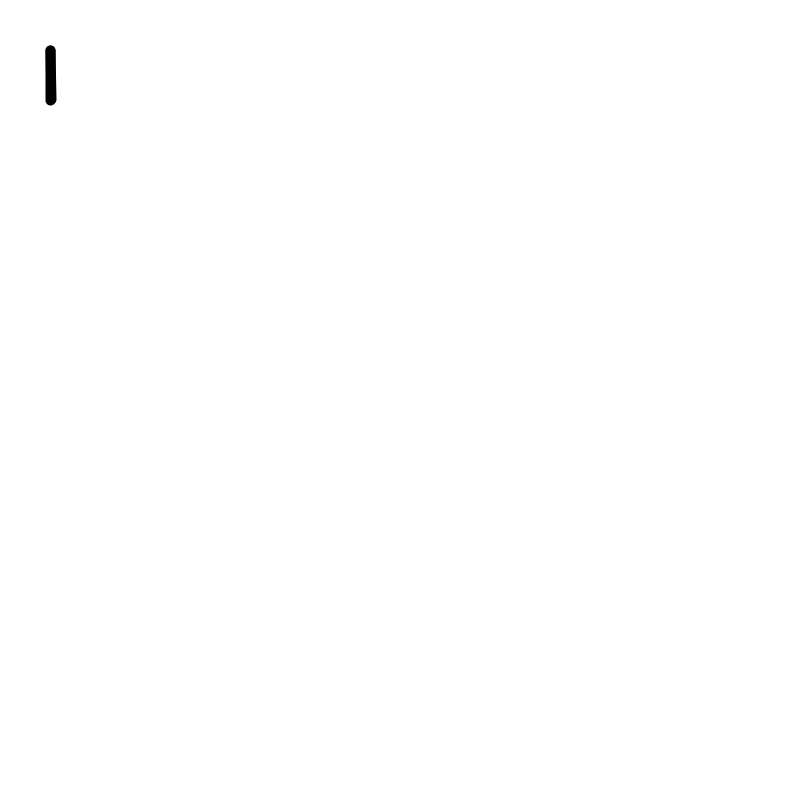
Frame 1 (no input)
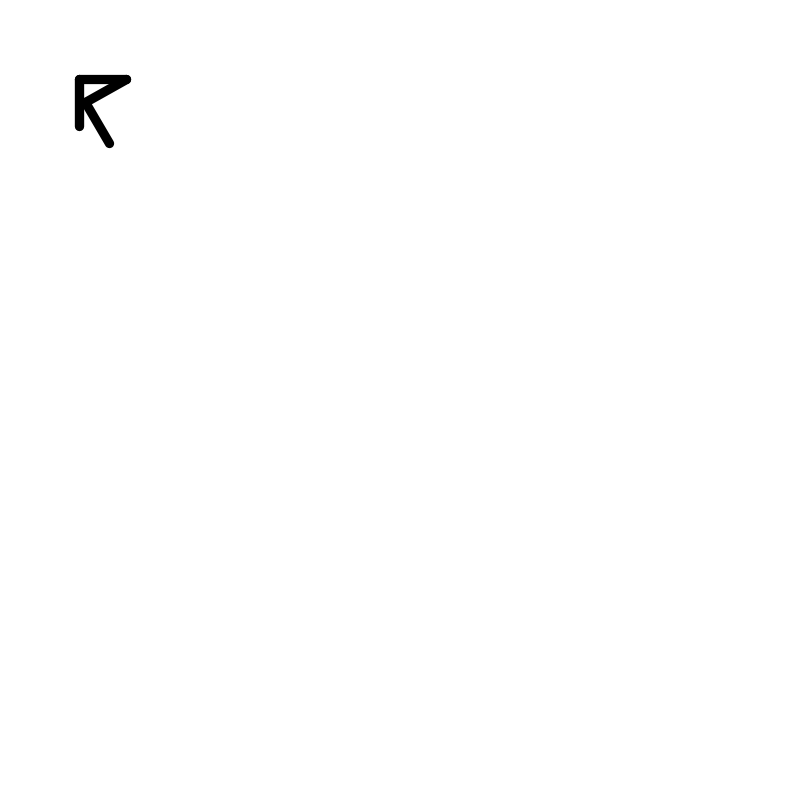
Frame 60 (the mouse pressed at the canvas centre just before this capture)
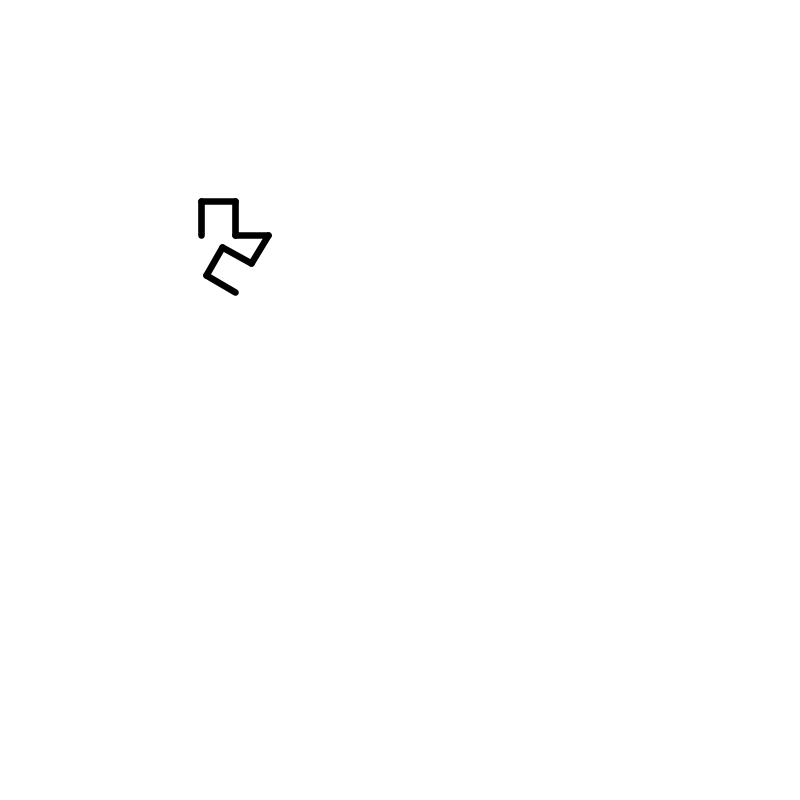
Frame 120 (the mouse held since frame 60 and released just before this capture)

The Processing sketch that drew these frames (run headless with seeded random() and noise(); from frame 60 on, the mouse is pressed at the canvas centre):

// Processing sketch: Test
// ── Test.pde
import java.util.ArrayList;

class Line {
  PVector start;
  PVector end;
  public Line(float x1, float y1, float x2, float y2) {
    this.start = new PVector(x1, y1);
    this.end = new PVector(x2, y2);
  }
  
  public void draw() {
   stroke(0); 
   strokeWeight(10);
   line(start.x, start.y, end.x, end.y); 
  }
  
  public Line getCopy() {
     return new Line(start.x, start.y, end.x, end.y); 
  }
  
  public void rotateAbout(float x, float y, float angle) {
    start.x -= x;
    start.y -= y;
    
    end.x -= x;
    end.y -= y;
    
    start.rotate(angle);
    end.rotate(angle);
    
    start.x += x;
    start.y += y;
    
    end.x += x;
    end.y += y;
  }
}

ArrayList<Line> lines = new ArrayList<Line>();
ArrayList<Line> newLines = new ArrayList<Line>();
void setup() {
  size(800, 800);
  lines.add(new Line(50, 150 - 50, 50, 50));
  copyLines();
}

final float cosPiBy2 = cos(PI/2);
final float sinPiBy2 = sin(PI/2);
int dx = 2;
float scaleFactor = 1;
float angle =  - dx * PI / 180;
float counter = 0;
float dtx = 0, dty = 0, ddtx = 0, ddty = 0, dSf = 0;
int iter = 0;
void draw() {
  pushMatrix();
  
  scale(1/scaleFactor);
  translate(dtx, dty);

  background(255);
  animate(angle);
  counter += dx;
  for(Line line : lines) {
    line.draw();  
  }
  popMatrix();
  if(counter >= 90 && iter <= 12) {
    iter++;
    dSf  += 0.005;
    ddtx += 2.5;
    ddty += 2.5;
    //float temp = ddtx;
    //ddtx = ddty;
    //ddty = temp;
     counter = 0;
     for(int i = newLines.size() - 1; i >= 0; i--) {
       lines.add(newLines.get(i));
     }
     start = false;
     copyLines();
  } else if(iter > 12) {
    dtx -= ddtx;
    dty -= ddty;
    scaleFactor -= dSf; 
  } else {
    scaleFactor += dSf;
    dtx += ddtx;
    dty += ddty; 
  }
  
}

public void copyLines() {
  newLines.clear();
  for(Line line : lines) {
    newLines.add(line.getCopy());  
  }
}
public boolean start = true;
public void animate(float dtheta) {
  Line last = lines.get(lines.size() - 1);
  PVector origin = new PVector(0, 0);
  if(!start) {
     origin = new PVector(last.start.x, last.start.y);
  } else {
     origin = new PVector(last.end.x, last.end.y);
  }
  for(Line line : newLines) {
    line.rotateAbout(origin.x, origin.y, dtheta);
    line.draw();
  }
}
  
